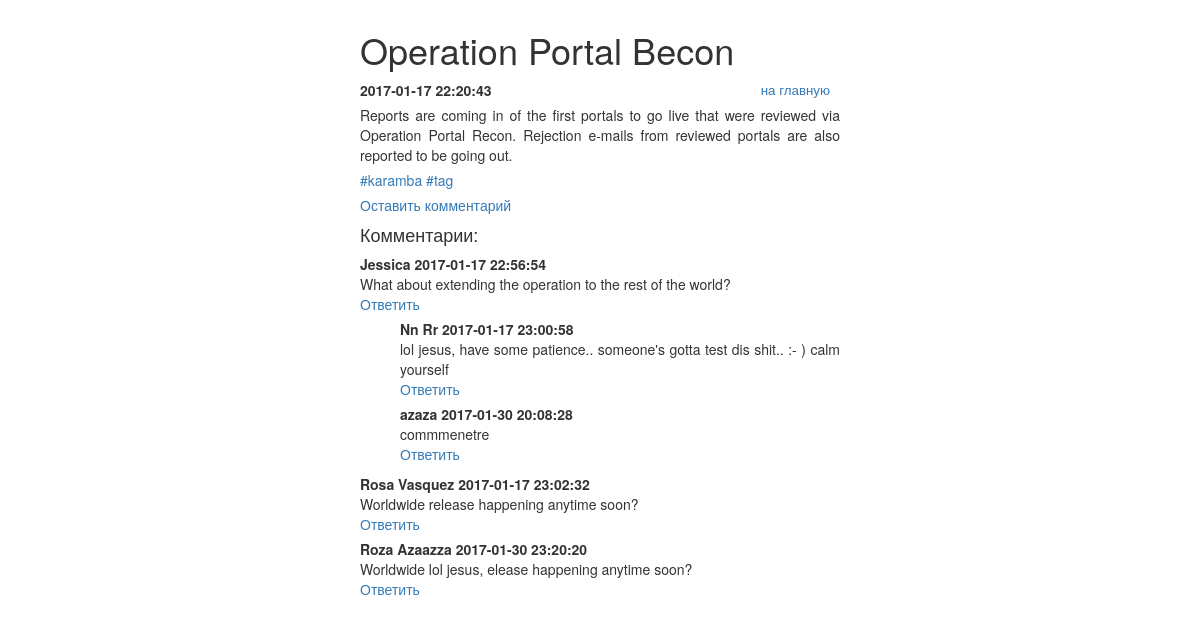
/include/note.php?id=2, run on an earlier commit of the app's database.
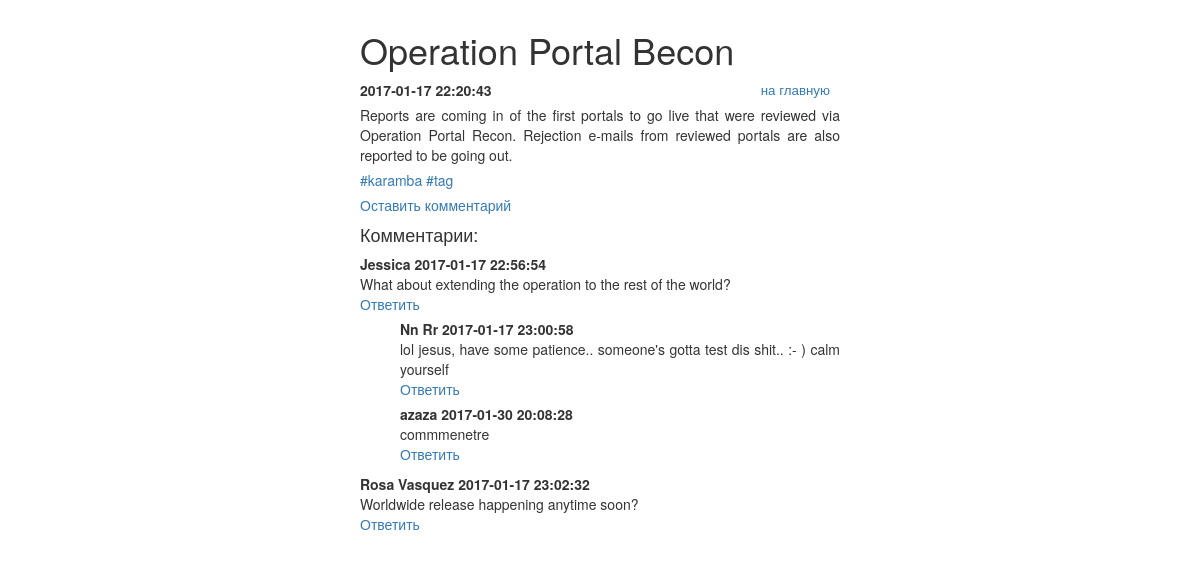
And on a later commit of the database.
### tables this page shows
CREATE TABLE `post` (
  `post_id` bigint(20) unsigned NOT NULL AUTO_INCREMENT,
  `post_title` varchar(255) DEFAULT NULL,
  `post_min_text` text,
  `post_text` text,
  `post_create_datetime` timestamp NULL DEFAULT NULL,
  `post_update_datetime` timestamp NOT NULL DEFAULT CURRENT_TIMESTAMP ON UPDATE CURRENT_TIMESTAMP,
  UNIQUE KEY `post_id` (`post_id`)
);

CREATE TABLE `comment` (
  `comment_id` bigint(20) unsigned NOT NULL AUTO_INCREMENT,
  `post_id` bigint(20) DEFAULT NULL,
  `comment_parent_id` bigint(20) DEFAULT NULL,
  `comment_username` varchar(255) DEFAULT NULL,
  `comment_text` text,
  `comment_datetime` timestamp NOT NULL DEFAULT CURRENT_TIMESTAMP ON UPDATE CURRENT_TIMESTAMP,
  UNIQUE KEY `comment_id` (`comment_id`)
);

### include/db.php (called while the page is built, shortened)
<?php
try {
    $link = new PDO('mysql:host=localhost;dbname=blog', 'level', 'pass');
} catch (PDOException $e) {
    print "Error!: " . $e->getMessage() . "<br/>";
    die();
}
if($_GET['id']){
    $getid = $_GET['id'];
    $select_update = $link->query("SELECT post.*, group_concat(tag.tag_title) as tags FROM post LEFT JOIN post_to_tag USING (post_id) LEFT JOIN tag USING (tag_id) WHERE post_id='$getid' group by post.post_id");
    $res_select_update = $select_update ->fetchAll(PDO::FETCH_ASSOC);
}

### include/function.php (the view, shortened to what this page needs)
<?php
require_once'/var/www/html/blog/include/db.php';
require_once'/var/www/html/blog/include/note.php';
function comment($row){
	echo "<p class=\"comment\">";
	echo "<div class=\"date\">". $row['comment_username']. " " . $row['comment_datetime'] ."</div>";
	echo "<div class=\"text\">" . $row['comment_text'] . "</div>";
	echo "<a href='?id=" . $_GET['id'] . "&comment=" . $row['comment_id'] . "'>Ответить</a> ";
    $link = new PDO('mysql:host=localhost;dbname=blog', 'level', 'pass');
		$res = $link ->query("SELECT * FROM comment WHERE comment_parent_id=".$row['comment_id']);
		if ( $res->rowCount() > 0) {
			echo "<ul>";
			      while ($res_com = $res ->fetch(PDO::FETCH_ASSOC)) {
			      	    comment($res_com);
			      }
			echo "</ul>";
		}
	echo "</p>";
}
?>

### include/note.php (shortened to what this page needs)
<?php
require_once '/var/www/html/blog/include/db.php';
require_once '/var/www/html/blog/include/function.php';
?>
<!DOCTYPE html>
<html lang="ru">
	<head>
		<link rel="stylesheet" href="../css/bootstrap.css">
		<link rel="stylesheet" href="../css/styless.css">
	</head>
	<body>
		<div id="wrapper">
            <?php for($i=0;$i<count($res_select_update);$i++):?>
			<h1><?=$res_select_update[$i]['post_title']?></h1>
			<div>
				<p class="nav right">
					<a href="../index.php">на главную</a>
				</p>
				<p class="date"><?=$res_select_update[$i]['post_create_datetime']?>
				</p>
				<p>
        <?=$res_select_update[$i]['post_text'];?>
        </p>
        <p>
        <?php if ($res_select_update[$i]['tags']) {
					       $value['tags'] = explode(',', $res_select_update[$i]['tags']);
					       foreach ($value['tags'] as $tag) {
					     	    ?>
                         <span class="print_tag">
                         <a href='../include/posttotag.php?tag=<?=$tag?>'><?="#".$tag?></a>
                         </span>
					       <?php  } ?>
				<?php } ?>
                </p>
                <a href='?id=<?=$_GET['id']?>&comment=mine'>Оставить комментарий</a>
                <h4>Комментарии:</h4>
            <?php endfor; ?>
                              <?php
                                  $res_row = $link ->query("SELECT * FROM comment WHERE post_id='$getid' and comment_parent_id is NULL ");
                                while ( $row = $res_row ->fetch(PDO::FETCH_ASSOC)) {
                                       comment($row);
                                }
                              ?>
			</div>
		</div>
	</body>
</html>

What changed in the data, as far as the page shows it:
removed comment: comment_username "Roza Azaazza", comment_datetime "2017-01-30 23:20:20", comment_text "Worldwide lol jesus, elease happening anytime soon?"
